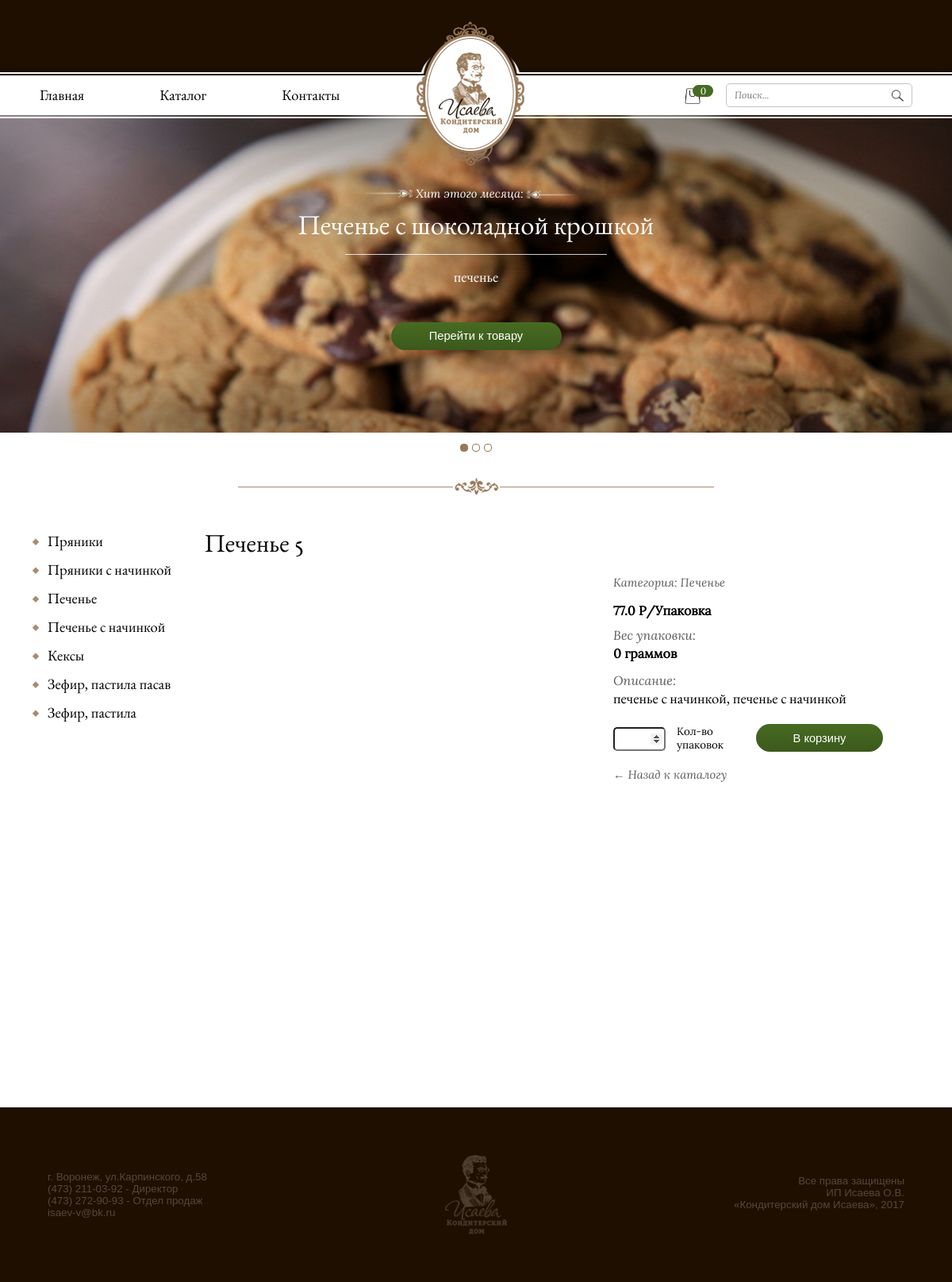
Page /product/26/ on the committed database.
### cookie/models.py (models this page shows, shortened)
class Product(models.Model):
    name = models.CharField(max_length=100, verbose_name='Имя')
    photo_for_slider = models.ImageField(upload_to='cookie/media', null=True, blank=True, verbose_name='Фото для слайдера')
    description = models.TextField(max_length=210, null=True, verbose_name='Описание')
    alter_descript = models.TextField(max_length=100, null=True, verbose_name='Краткое описание в каталоге')
    price = models.FloatField(default=0, verbose_name='Цена')
    weight = models.IntegerField(default=0, verbose_name='грамм в упаковке')
    date_upload = models.DateTimeField(default=timezone.now(), verbose_name='Дата загрузки')
    display = models.BooleanField(default=False, verbose_name='Показывать')
    hit = models.BooleanField(default=False, verbose_name='Хит недели')
    category = models.ForeignKey(Category, on_delete=models.CASCADE, verbose_name='Категория')
    class Meta:
        verbose_name = 'Продукт'
        verbose_name_plural = 'Продукты'

class Category(models.Model):
    name = models.CharField(max_length=20, verbose_name='Название')
    photo = models.ImageField(upload_to='cookie/media', verbose_name='Фото', null=True)
    description = models.TextField(max_length=76, null=True, verbose_name='Описание')
    display = models.BooleanField(default=False, verbose_name='Показывать')
    priority = models.IntegerField(default=0, verbose_name='Приоритет')
    for_main = models.BooleanField(default=False, verbose_name='Показывать на главной')
    class Meta:
        verbose_name = 'Категория'
        verbose_name_plural = 'Категории'

### cookie/views.py (the view)
# urls.py: url(r'^product/(?P<product_id>[0-9]+)/$', views.product_detail, name='product'),
def product_detail(request, product_id):
    category_menu = Category.objects.filter(display=True)
    if request.session.get('uuid', None) is None:
        request.session['uuid'] = str(uuid.uuid4())
    else:
        print(request.session['uuid'])
    product = get_object_or_404(Product, id=product_id)
    photos = product.photoproduct_set.all()
    context = dict(
        product=product,
        category_menu=category_menu,
        photos=photos,
    )
    return render(request, 'cookie/product.html', context=context)

### cookie/context_processors/counter.py (called while the page is built)
def _counts(request):
    try:
        order = Order.objects.get(uuid=request.session['uuid'])
        order_elems = order.orderelem_set.all()
        return {'count': str(len(order_elems))}
    except:
        return {'count': str(0)}

### cookie/context_processors/slider.py (called while the page is built)
def _hits(request):
    hits = Product.objects.filter(hit=True).order_by('-date_upload')
    return {'hits': hits}

### cookie/templates/cookie/product.html (shortened to what this page needs)
{% extends 'cookie/base_temp.html' %}
{% load staticfiles %}
{% block count %}
    <a href="{% url 'cookie:basket' %}"><div class="count-basket"><p id="count-basket">{{ count }}</p></div>
    <div class="basket-field">
        <img src="{% static 'cookie/img/basket.png' %}">
    </div>
    </a>
{% endblock %}
{% block content %}
    <div class="body-wrapp product-detail" id="product">
        <div class="product-detail-wrapp">
            <div class="left-menu">
            {% for category in category_menu %}
                <div class="category-menu-name">
                    <div class="menu-marker"></div>
                    <div class="menu-catalog-elem"><a href="{% url 'cookie:catalog' category.id %}"><p>{{ category.name }}</p></a></div>
                </div>
            {% endfor %}
            </div>
            <div class="product-detail-item">
                <div class="row-product-detail">
                    <div class="row-title-product-detail row-title-detail-item">
                        <div class="title-product-detail title-product-detail">
                            <p>{{ product.name }}</p>
                        </div>
                    </div>
                    <div class="space row-after-title-procuct-detail"></div>
                    <div class="row-product-view">
                        <div class="product-galery">
                            <ul class="galery">
                            </ul>
                        </div>
                        <div class="product-main">
                            <div class="product-main-elem product-cat-name"><p>Категория: {{ product.category.name }}</p></div>
                            <div class="product-main-elem product-price"><b>{{ product.price }} Р/Упаковка</b></div>
                            <div class="product-main-elem product-title-descript"><p>Вес упаковки:</p></div>
                            <div class="product-main-elem product-weight"><b>{{ product.weight }} граммов</b></div>
                            <div class="product-main-elem product-title-descript"><p>Описание:</p></div>
                            <div class="product-main-elem product-text-descript"><p>{{ product.description }}</p></div>
                            <div class="row-input-button">
                                <form method="post" id="weight-form">
                                <div class="product-main-elem product-form-price">
                                    <input id='weight-product' required type="number" pattern="^\d+$" name="{{ product.id }}" min="1" max="10" step="1">
                                    <p>Кол-во<br/>упаковок</p>
                                </div>
                                <div class="product-main-elem product-button-basket">
                                    <div class="button-product-wrap" id="button-wrapp">
                                      <button class="button-product" id="button-basket">
                                          <p>В корзину</p>
                                      </button>
                                    </div>
                                </div>
                                </form>
                            </div>
                            <div class="product-main-elem product-link-back">
                                <a id="" href="{% url 'cookie:catalog' product.category.id %}">
                                <p>
                                    &#8592 Назад к каталогу
                                </p>
                                </a>
                            </div>
                        </div>
                    </div>
                </div>
            </div>
        </div>
    </div>
{% endblock content %}

### cookie/templates/cookie/base_temp.html (shortened to what this page needs)
<!DOCTYPE html>
{% load staticfiles %}
<html lang="en">
<head>
    <link rel="stylesheet" href="{% static 'cookie/css/cookie_index.css' %}" />
    <link href="{% static 'cookie/js/jquery_slider/jquery.bxslider.css' %}" rel="stylesheet" />
</head>
<body>
    <div class="main-wrapp">
        <div class="wrapper">
            <div class="wrapp-menu">
                <div class="menu">
                    <div class="wrapp-left-menu">
                        <div class="menu-elem menu-elem-left menu-main"><a href="{% url 'cookie:index'%}">Главная</a></div>
                        <div class="menu-elem menu-elem-left menu-catalog"><a href="{% url 'cookie:catalog' 34 %}">Каталог</a></div>
                        <div class="menu-elem menu-elem-left menu-contact"><a id="go" href="">Контакты</a></div>
                    </div>
                    <div class="wrapp-logo">
                        <div class="logo">
                        </div>
                    </div>
                    <div class="wrapp-right-menu">
                        <div class="menu-elem menu-elem-right menu-search">
                            <div class="search-field">
                                <form type="get" action="/search/">
                                    <input required type="text" placeholder="Поиск..." name="q">
                                    <button type="submit">
                                    <img src="{% static 'cookie/img/search.png' %}">
                                    </button>
                                </form>
                            </div>
                        </div>
                        <div class="menu-elem menu-elem-right menu-basket">
                            {% block count %}{% endblock %}
                        </div>
                    </div>
                </div>
            </div>
            <div class="wrapp-slide">
                <div class="slider">
                    <ul class="bxslider">
                        {% for hit in hits %}
                      <li>
                          <div class="slide"><img src="{{ hit.photo_for_slider.url }}" />
                          <div class="hit-week">
                              <div class="row-hit-top-text">
                              <div class="row-hit-this-month">
                                  <div class="rushechka rushechka-left"><img src="{% static 'cookie/img/arrow.png' %}" /></div>
                                  <div class="hit-this-month"><p>Хит этого месяца:</p></div>
                                  <div class="rushechka rushechka-right"><img src="{% static 'cookie/img/arrow.png' %}" /></div>
                              </div>
                              </div>
                              <div class="row-title-hit-month"><p>{{ hit.name }}</p></div>
                              <div class="row-line-after-title-hit-month">
                                  <div class="line-after-title-hit-month"></div>
                              </div>
                              <div class="row-descript-hit-month">
                                  <div class="descript-hit-month">
                                      <p>{{ hit.description }}</p>
                                  </div>
                              </div>
                              <div class="row-button-hit-month">
                                  <div class="button-hit-wrap">
                                  <a class="button-hit-month" id="" href="{% url 'cookie:product' hit.id %}">
                                      <div class="button-hit-month"><p>Перейти к товару</p></div>
                                  </a>
                                  </div>
                              </div>
                          </div>
                          </div>
                      </li>
                        {% endfor %}
                    </ul>
                </div>
            </div>
                <div class="space row-after-slider"></div>
                <div class="divide-wrapp">
                    <div class="divide">
                        <div class="wrapp-figure">
                            <div class="figure">
                                <img src="{% static 'cookie/img/divide.png' %}" />
                            </div>
                        </div>
                    </div>
                </div>
                <div class="space row-after-divide"></div>
                {% block content %}
                {% endblock %}
            <div class="footer">
                <div class="footer-wrapp">
                    <div class="footer-part footer-left-part">
                        <p>
                            г. Воронеж, ул.Карпинского, д.58<br/>
                            (473) 211-03-92 - Директор<br/>
                            (473) 272-90-93 - Отдел продаж<br/>
                            isaev-v@bk.ru
                        </p>
                    </div>
                    <div class="footer-part footer-center-part">
                        <img src="{% static 'cookie/img/logo_podval.png' %}" />
                    </div>
                    <div class="footer-part footer-right-part">
                        <p>
                            Все права защищены<br/>
                            ИП Исаева О.В.<br/>
                            &laquo;Кондитерский дом Исаева&raquo;, 2017
                        </p>
                    </div>
                </div>
            </div>
        </div>
    </div>
</body>
</html>

### rows in the picture
Product: photo_for_slider (picture), name "Печенье с шоколадной крошкой", description "печенье"
Category: name "Пряники"
Category: name "Пряники с начинкой"
Category: name "Печенье"
Category: name "Печенье с начинкой"
Category: name "Кексы"
Category: name "Зефир, пастила пасав"
Category: name "Зефир, пастила"
Product: name "Печенье 5", category.name "Печенье", price "77.0", weight "0", description "печенье с начинкой, печенье с начинкой"

### other values in the picture
{{ count }} "0"
